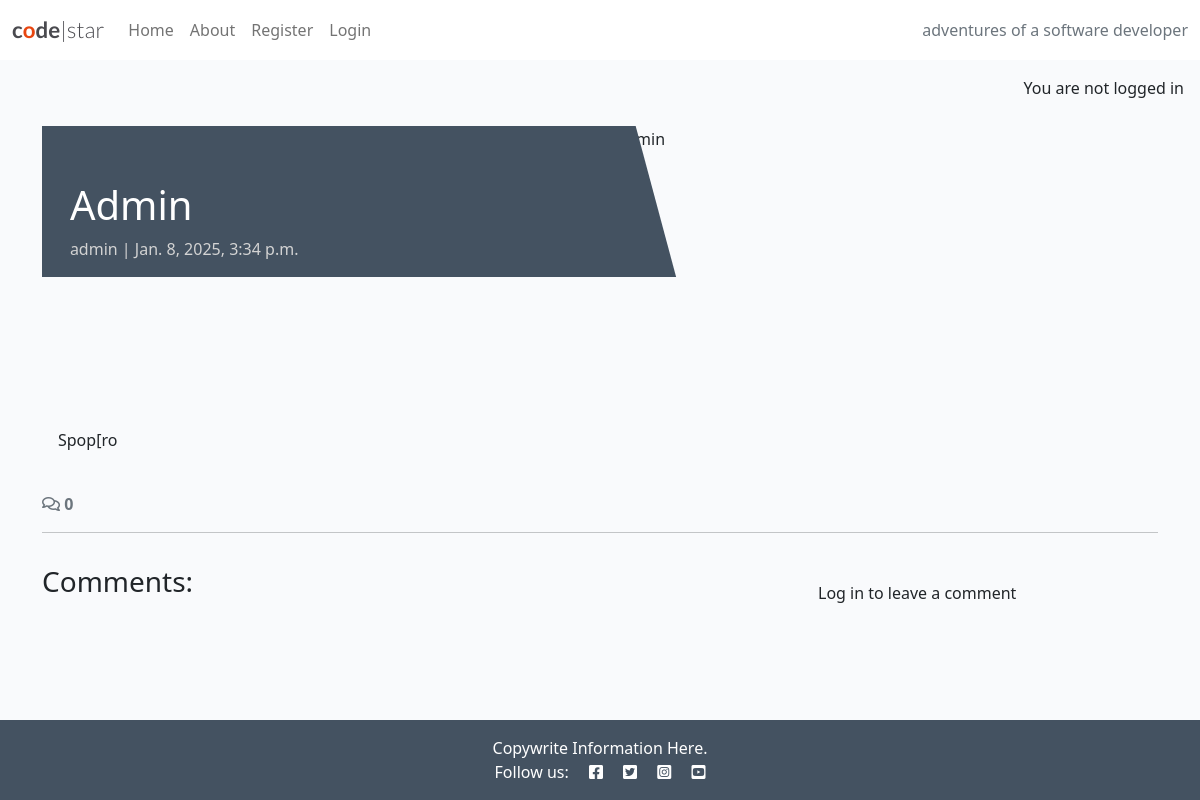
The app's page /Work/ with its own data.
### blog/models.py (models this page shows, shortened)
class Post(models.Model):
    title = models.CharField(max_length=200, unique=True)
    slug = models.SlugField(max_length=200, unique=True)
    author = models.ForeignKey(
        User, on_delete=models.CASCADE, related_name="blog_posts"
    )
    featured_image = CloudinaryField('image', default='placeholder')
    content = models.TextField()
    created_on = models.DateTimeField(auto_now_add=True)
    status = models.IntegerField(choices=STATUS, default=0)
    excerpt = models.TextField(blank=True)
    updated_on = models.DateTimeField(auto_now=True)
    class Meta:
        ordering = ["-created_on"]

### blog/views.py (the view, shortened to what this page needs)
# urls.py: path('<slug:slug>/', views.post_detail, name='post_detail'),
def post_detail(request, slug):
    queryset = Post.objects.filter(status=1)
    post = get_object_or_404(queryset, slug=slug)
    comments = post.comments.all().order_by("-created_on")
    comment_count = post.comments.filter(approved=True).count()
    comment_form = CommentForm()
    return render(
    request,
    "blog/post_detail.html",
    {
        "post": post,
        "comments": comments,
        "comment_count": comment_count,
        "comment_form": comment_form,
    },
    )

### blog/templates/blog/post_detail.html (shortened to what this page needs)
{% extends 'base.html' %} {% block content %}
{% load static %}
{% load crispy_forms_tags %}
<div class="masthead">
    <div class="container">
        <div class="row g-0">
            <div class="col-md-6 masthead-text">
                <h1 class="post-title">{{ post.title }}</h1>
                <p class="post-subtitle">{{ post.author }} | {{ post.created_on }}</p>
            </div>
            <div class="d-none d-md-block col-md-6 masthead-image">
                {% if "placeholder" in post.featured_image.url %}
                <img src="{% static 'images/default.jpg' %}" class="scale" alt="placeholder image">
                {% else %}
                <img src="{{ post.featured_image.url }}" class="scale" alt="{{ post.title }}">
                {% endif %}
            </div>
        </div>
    </div>
</div>
<div class="container">
    <div class="row">
        <div class="col card mb-4  mt-3 left  top">
            <div class="card-body">
                <article class="card-text">
                    {{ post.content | safe }}
                </article>
            </div>
        </div>
    </div>
    <div class="row">
        <div class="col-12">
            <strong class="text-secondary">
                <i class="far fa-comments"></i> {{ comment_count }}
            </strong>
        </div>
        <div class="col-12">
            <hr>
        </div>
    </div>
    <div class="row">
        <div class="col-md-8 card mb-4  mt-3 ">
            <h3>Comments:</h3>
            <div class="card-body">
            </div>
        </div>
        <div class="col-md-4 card mb-4 mt-3">
            <div class="card-body">
                {% if user.is_authenticated %}
                <h3>Leave a comment:</h3>
                <p>Posting as: {{ user.username }}</p>
                <form id="commentForm" method="post" style="margin-top: 1.3em;">
                    {{ comment_form | crispy }}
                    {% csrf_token %}
                    <button id="submitButton" type="submit" class="btn btn-signup btn-lg">Submit</button>
                </form>
                {% else %}
                <p>Log in to leave a comment</p>
                {% endif %}
            </div>
        </div>
    </div>
</div>
{% endblock content %}

### static/css/style.css (style rules this page uses)
body { background-color: #F9FAFC; }
.main-bg { background-color: #F9FAFC; }
.card { border: none; background-color: transparent; }
.scale { width: 100%; height: auto; }
.masthead { margin-top: 10px; overflow: hidden; position: relative; display: inline-block; height: 33vh; width: 100%; }
.masthead-text { background-color: #445261; color: white; position: relative; }
.masthead-image { position: relative; overflow: hidden; }
.masthead-image:after { content: ""; position: absolute; top: 0; right: 90%; height: 100%; width: 150%; background: #445261; -webkit-transform: skew(15deg); -moz-transform: skew(15deg); transform: skew(15deg); z-index: 100; }
.post-title { margin-top: 10%; margin-left: 5%; }
.post-subtitle { margin-left: 5%; color: lightgray; }

### records on screen
Post: title "Admin", author "admin", created_on "Jan. 8, 2025, 3:34 p.m.", content "Spop[ro"

### other values on screen
{{ comment_count }} "0"
